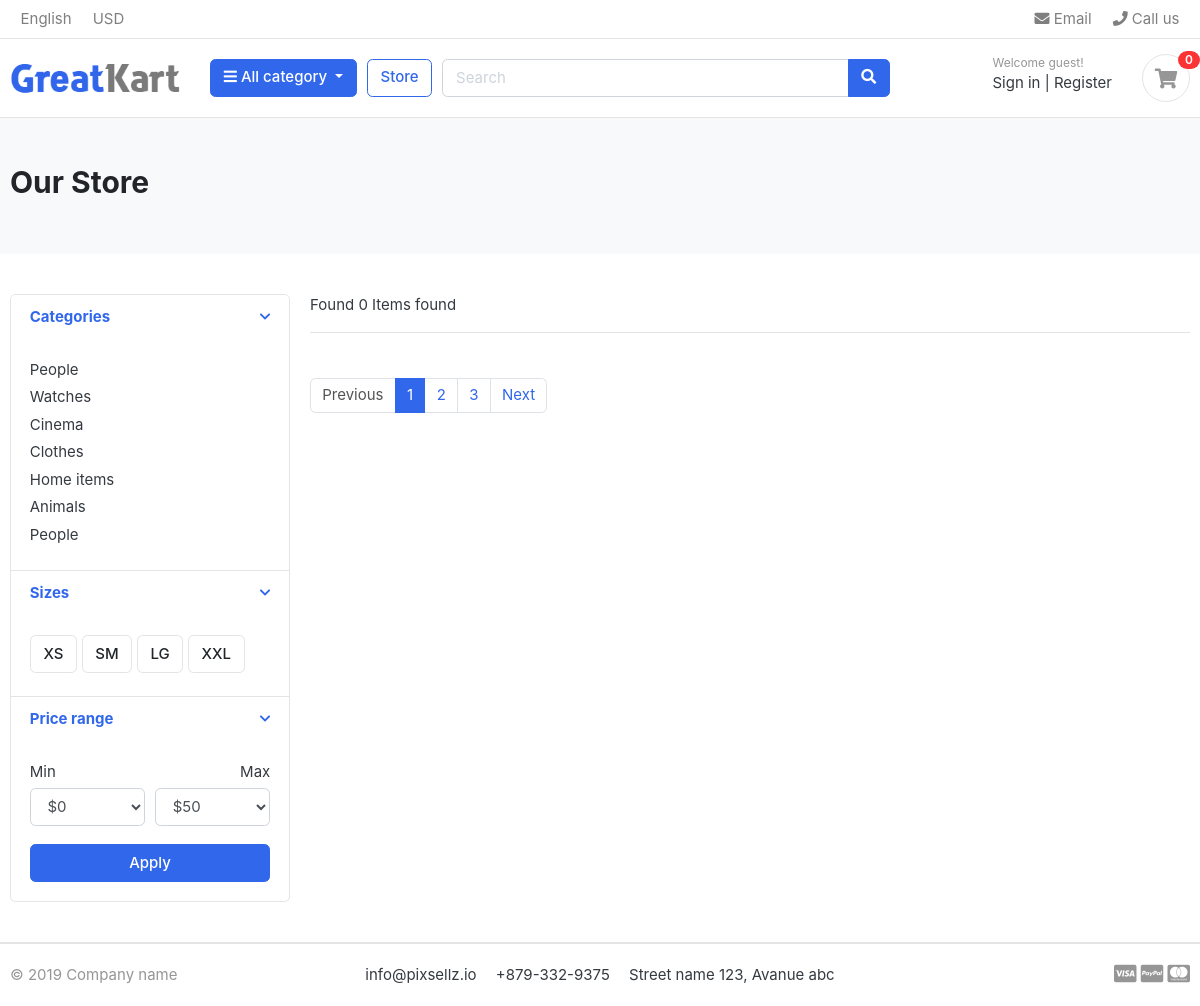
The page /store/ on the database as committed earlier.
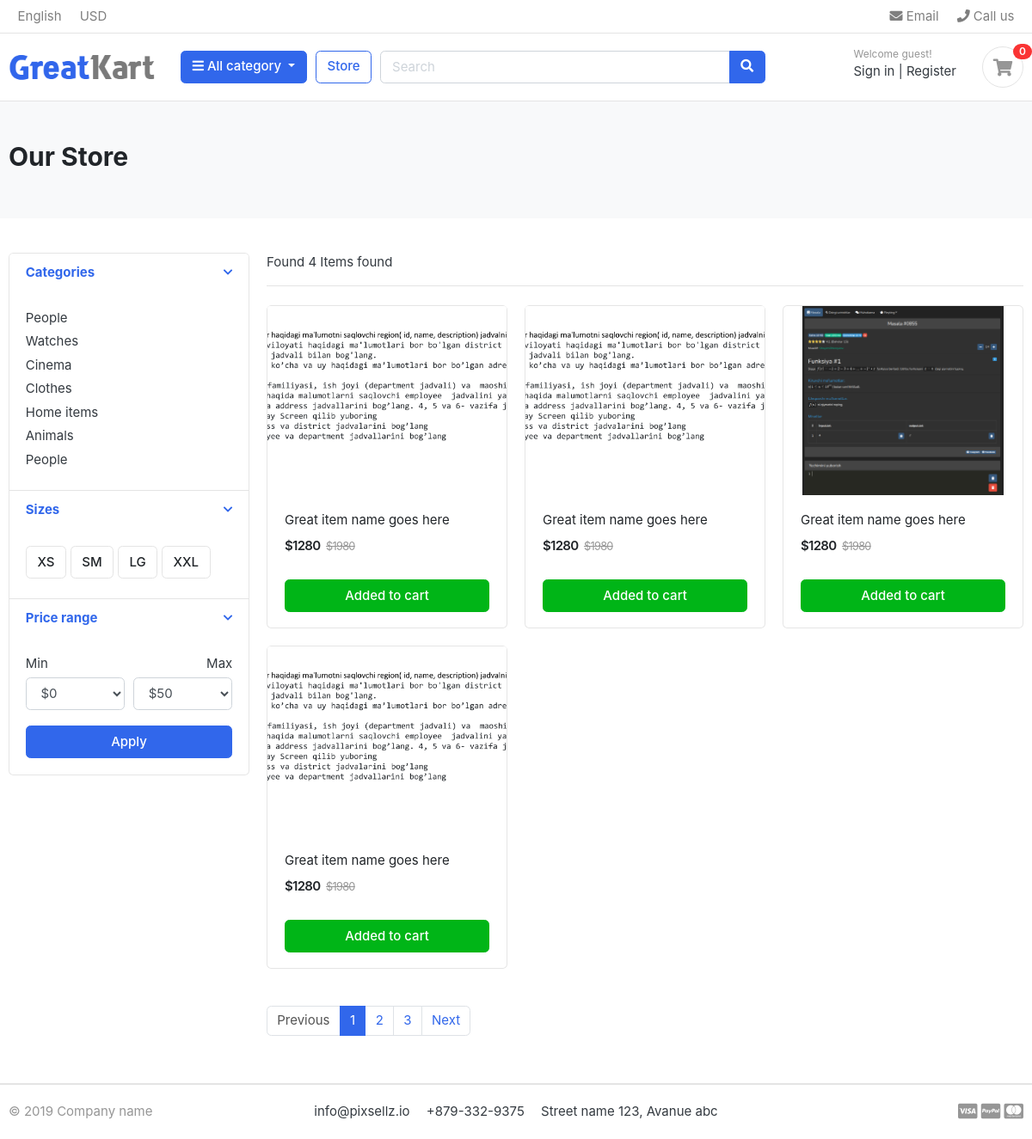
The same page on the database as committed later.
### store/models.py (models this page shows, shortened)
class Product(models.Model):
    product_name = models.CharField(max_length=444, unique=True)
    slug = models.SlugField(max_length=434, unique=True)
    description = models.TextField(blank=True, max_length=876)
    price = models.DecimalField(max_digits=10, decimal_places=2)
    image = models.ImageField(upload_to='photos/products')
    stock = models.IntegerField(default=0, blank=True, null=True)
    is_available = models.BooleanField(default=True)
    category = models.ForeignKey(Category, on_delete=models.CASCADE)
    created_date = models.DateTimeField(auto_now_add=True)
    modified_date = models.DateTimeField(auto_now=True)

### store/views.py (the view)
# urls.py: path('store/', include('store.urls'))
def store(request, category_slug=None):
    categories = None
    products = None
    products = Product.objects.all().filter(is_available=True)
    product_count = products.count()
    context = {
        "products": products,
        'product_count': product_count
    }
    return render(request,'store/store.html', context)

### templates/store/store.html (shortened to what this page needs)
{% extends 'base.html' %}
{% load static %}
{% block content %}
<section class="section-pagetop bg">
<div class="container">
	<h2 class="title-page">Our Store</h2>
</div>
</section>
<section class="section-content padding-y">
<div class="container">
<div class="row">
	<aside class="col-md-3">
<div class="card">
	<article class="filter-group">
		<header class="card-header">
			<a href="#" data-toggle="collapse" data-target="#collapse_1" aria-expanded="true" class="">
				<i class="icon-control fa fa-chevron-down"></i>
				<h6 class="title">Categories</h6>
			</a>
		</header>
		<div class="filter-content collapse show" id="collapse_1" style="">
			<div class="card-body">
				<ul class="list-menu">
				<li><a href="#">People  </a></li>
				<li><a href="#">Watches </a></li>
				<li><a href="#">Cinema  </a></li>
				<li><a href="#">Clothes  </a></li>
				<li><a href="#">Home items </a></li>
				<li><a href="#">Animals</a></li>
				<li><a href="#">People </a></li>
				</ul>
			</div>
		</div>
	</article>
	<article class="filter-group">
		<header class="card-header">
			<a href="#" data-toggle="collapse" data-target="#collapse_4" aria-expanded="true" class="">
				<i class="icon-control fa fa-chevron-down"></i>
				<h6 class="title">Sizes </h6>
			</a>
		</header>
		<div class="filter-content collapse show" id="collapse_4" style="">
			<div class="card-body">
			  <label class="checkbox-btn">
			    <span class="btn btn-light"> XS </span>
			  </label>
			  <label class="checkbox-btn">
			    <span class="btn btn-light"> SM </span>
			  </label>
			  <label class="checkbox-btn">
			    <span class="btn btn-light"> LG </span>
			  </label>
			  <label class="checkbox-btn">
			    <span class="btn btn-light"> XXL </span>
			  </label>
		</div>
		</div>
	</article>
	<article class="filter-group">
		<header class="card-header">
			<a href="#" data-toggle="collapse" data-target="#collapse_3" aria-expanded="true" class="">
				<i class="icon-control fa fa-chevron-down"></i>
				<h6 class="title">Price range </h6>
			</a>
		</header>
		<div class="filter-content collapse show" id="collapse_3" style="">
			<div class="card-body">
				<div class="form-row">
				<div class="form-group col-md-6">
				  <label>Min</label>
				  	<select class="mr-2 form-control">
						<option value="0">$0</option>
					</select>
				</div>
				<div class="form-group text-right col-md-6">
				  <label>Max</label>
				  	<select class="mr-2 form-control">
						<option value="50">$50</option>
					</select>
				</div>
				</div>
				<button class="btn btn-block btn-primary">Apply</button>
			</div>
		</div>
	</article>
</div>
	</aside>
	<main class="col-md-9">
<header class="border-bottom mb-4 pb-3">
		<div class="form-inline">
			<span class="mr-md-auto">Found {{ product_count }} Items found </span>
		</div>
</header>
<div class="row">
    {% for product in products %}
	<div class="col-md-4">
		<figure class="card card-product-grid">
			<div class="img-wrap">
				<img src="{{ product.image.url }}">
			</div>
			<figcaption class="info-wrap">
				<div class="fix-height">
					<a href="./product-detail.html" class="title">Great item name goes here</a>
					<div class="price-wrap mt-2">
						<span class="price">$1280</span>
						<del class="price-old">$1980</del>
					</div>
				</div>
				<a href="#" class="btn btn-block btn-success">Added to cart </a>
			</figcaption>
		</figure>
	</div>
    {% endfor %}
</div>
<nav class="mt-4" aria-label="Page navigation sample">
  <ul class="pagination">
    <li class="page-item disabled"><a class="page-link" href="#">Previous</a></li>
    <li class="page-item active"><a class="page-link" href="#">1</a></li>
    <li class="page-item"><a class="page-link" href="#">2</a></li>
    <li class="page-item"><a class="page-link" href="#">3</a></li>
    <li class="page-item"><a class="page-link" href="#">Next</a></li>
  </ul>
</nav>
	</main>
</div>
</div>
</section>
{% endblock %}

Rows that differ between the two databases and show on the page:
added Product: image (picture)
added Product: image (picture)
added Product: image (picture)
added Product: image (picture)
Other text that changed with them:
{{ product_count }}: "0" → "4"
